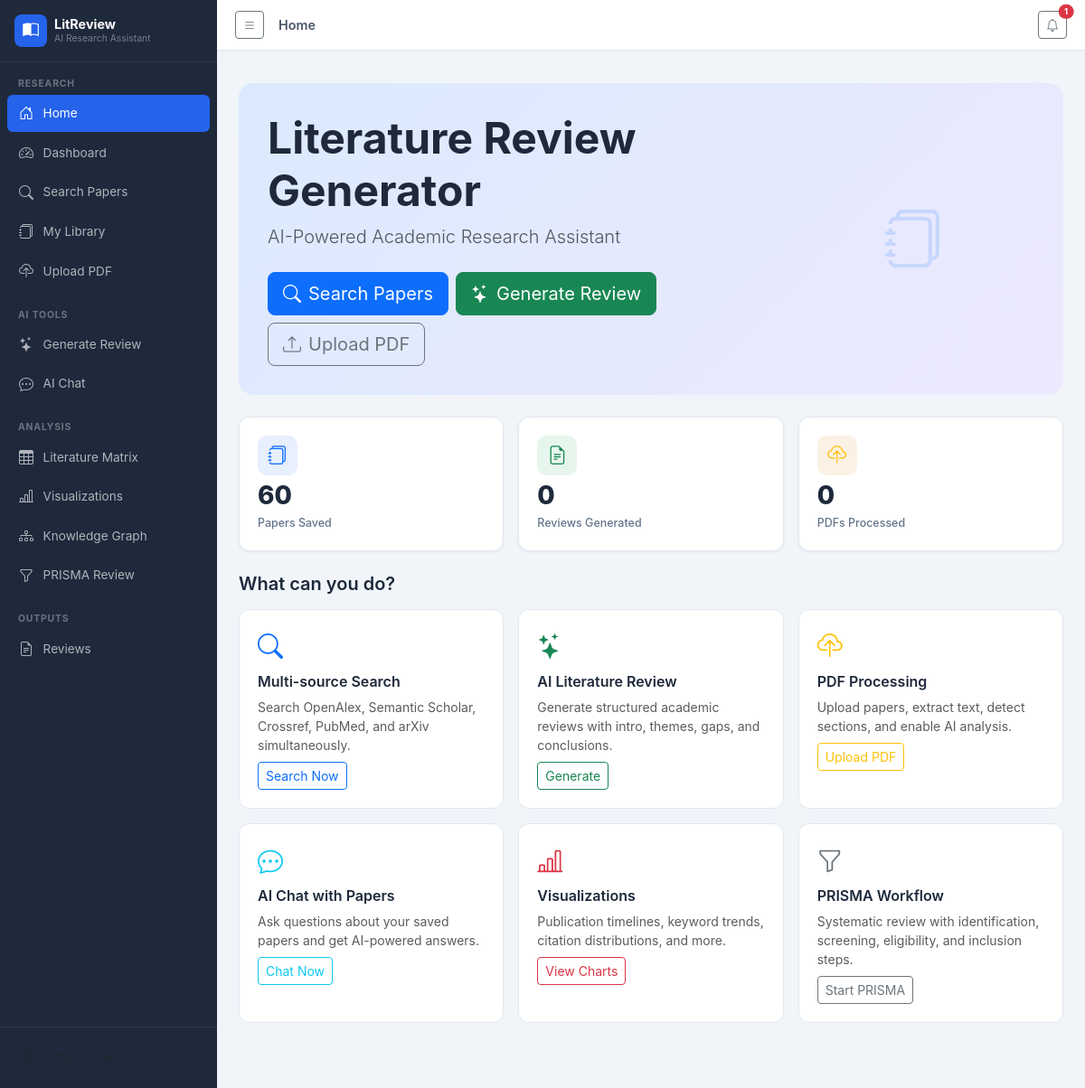
Before: / with the older database file.
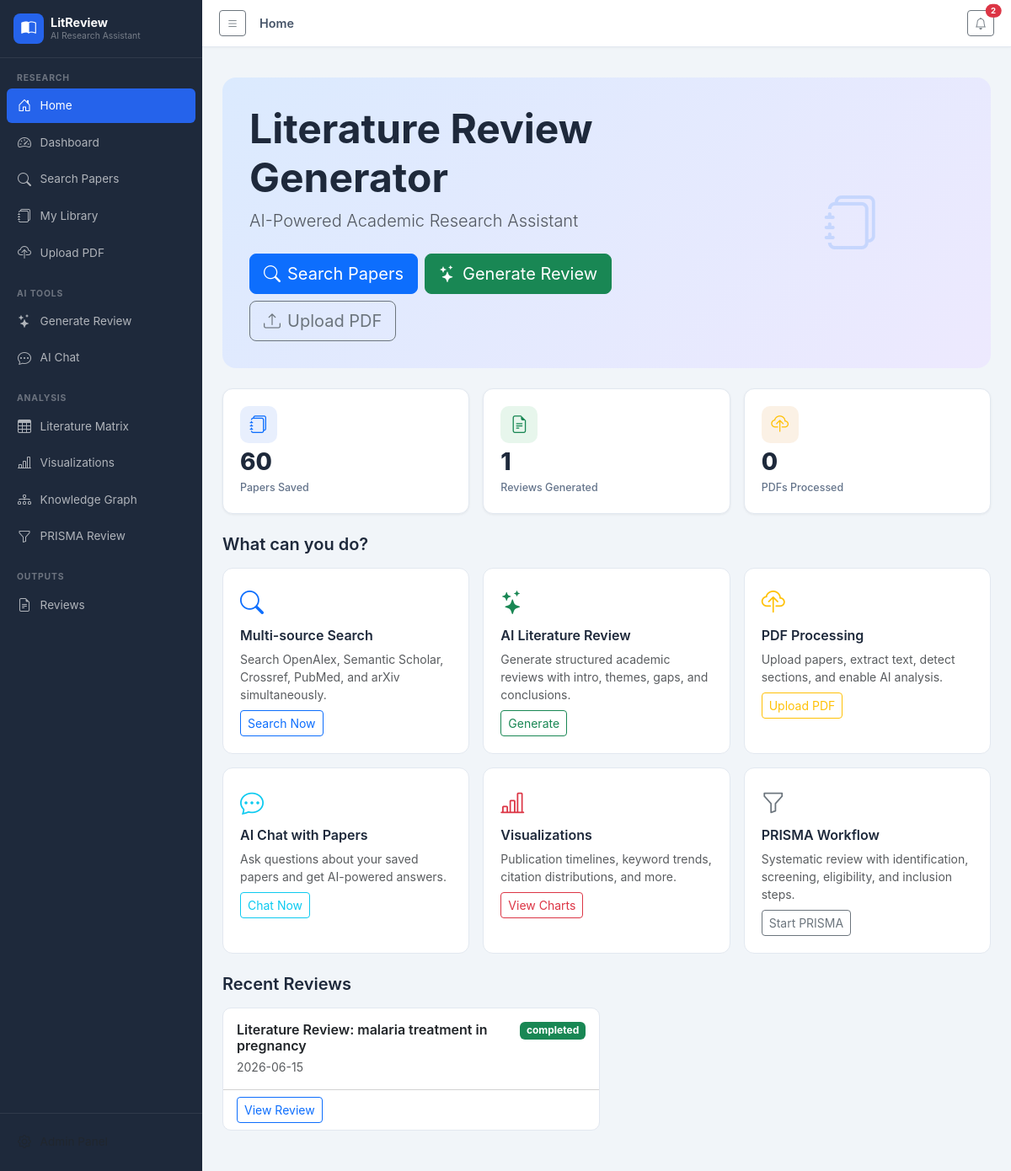
After: the same page with the newer database file.
### tables this page shows
CREATE TABLE literature_reviews (
            id INTEGER PRIMARY KEY AUTOINCREMENT,
            title TEXT NOT NULL,
            topic TEXT,
            introduction TEXT,
            thematic_analysis TEXT,
            research_gaps TEXT,
            future_directions TEXT,
            conclusion TEXT,
            paper_ids TEXT,
            status TEXT DEFAULT 'draft',
            word_count INTEGER DEFAULT 0,
            created_at TIMESTAMP DEFAULT CURRENT_TIMESTAMP,
            updated_at TIMESTAMP DEFAULT CURRENT_TIMESTAMP
        );

### blueprints/main.py (the view)
@main_bp.route('/')
def index():
    site = get_site_settings()
    db = get_db()
    stats = {
        'papers': db.execute('SELECT COUNT(*) as c FROM papers').fetchone()['c'],
        'reviews': db.execute('SELECT COUNT(*) as c FROM literature_reviews').fetchone()['c'],
        'uploads': db.execute('SELECT COUNT(*) as c FROM paper_files').fetchone()['c'],
    }
    recent_reviews = db.execute('SELECT * FROM literature_reviews ORDER BY created_at DESC LIMIT 5').fetchall()
    db.close()
    return render_template('index.html', site=site, stats=stats,
                           recent_reviews=recent_reviews, notifications=get_notifications())

### blueprints/main.py (called while the page is built)
def get_site_settings():
    db = get_db()
    rows = db.execute('SELECT key, value FROM site_settings').fetchall()
    db.close()
    return {r['key']: r['value'] for r in rows}

def get_notifications():
    db = get_db()
    rows = db.execute('SELECT * FROM notifications WHERE is_read=0 ORDER BY created_at DESC LIMIT 10').fetchall()
    db.close()
    return [dict(r) for r in rows]

### models/__init__.py (called while the page is built)
def get_db():
    conn = sqlite3.connect(Config.DATABASE_PATH)
    conn.row_factory = sqlite3.Row
    return conn

### templates/index.html (shortened to what the changed rows need)
{% extends "base.html" %}
{% block content %}
<div class="hero-section mb-4">
  <div class="row align-items-center">
    <div class="col-lg-8">
      <h1 class="display-5 fw-bold mb-2">{{ site.get('site_name','Literature Review Generator') }}</h1>
    </div>
  </div>
</div>
<div class="row g-3 mb-4">
  <div class="col-6 col-md-4">
  </div>
  <div class="col-6 col-md-4">
    <div class="stat-card">
      <div class="stat-icon bg-success-soft"><i class="bi bi-file-earmark-text text-success"></i></div>
      <div class="stat-value">{{ stats.reviews }}</div>
      <div class="stat-label">Reviews Generated</div>
    </div>
  </div>
  <div class="col-6 col-md-4">
  </div>
</div>
<h5 class="fw-semibold mb-3">What can you do?</h5>
<div class="row g-3 mb-4">
  <div class="col-md-6 col-xl-4">
  </div>
  <div class="col-md-6 col-xl-4">
  </div>
  <div class="col-md-6 col-xl-4">
  </div>
  <div class="col-md-6 col-xl-4">
  </div>
  <div class="col-md-6 col-xl-4">
  </div>
  <div class="col-md-6 col-xl-4">
  </div>
</div>
{% if recent_reviews %}
<h5 class="fw-semibold mb-3">Recent Reviews</h5>
<div class="row g-3">
  {% for review in recent_reviews %}
  <div class="col-md-6">
    <div class="card card-hover">
      <div class="card-body">
        <div class="d-flex justify-content-between align-items-start">
          <div>
            <h6 class="fw-semibold mb-1">{{ review.title }}</h6>
            <p class="text-muted small mb-0">{{ review.created_at[:10] }}</p>
          </div>
          <span class="badge bg-{{ 'success' if review.status == 'completed' else 'secondary' }}">{{ review.status }}</span>
        </div>
      </div>
      <div class="card-footer bg-transparent">
        <a href="/reviews/{{ review.id }}" class="btn btn-sm btn-outline-primary">View Review</a>
      </div>
    </div>
  </div>
  {% endfor %}
</div>
{% endif %}
{% endblock %}

Changed rows visible on the page:
added literature_reviews: title "Literature Review: malaria treatment in pregnancy", created_at "2026-06-15", status "completed"
Other visible differences:
{{ g_notif_count }}: "1" → "2"
{{ stats.reviews }}: "0" → "1"
text now shown: "Recent Reviews"
